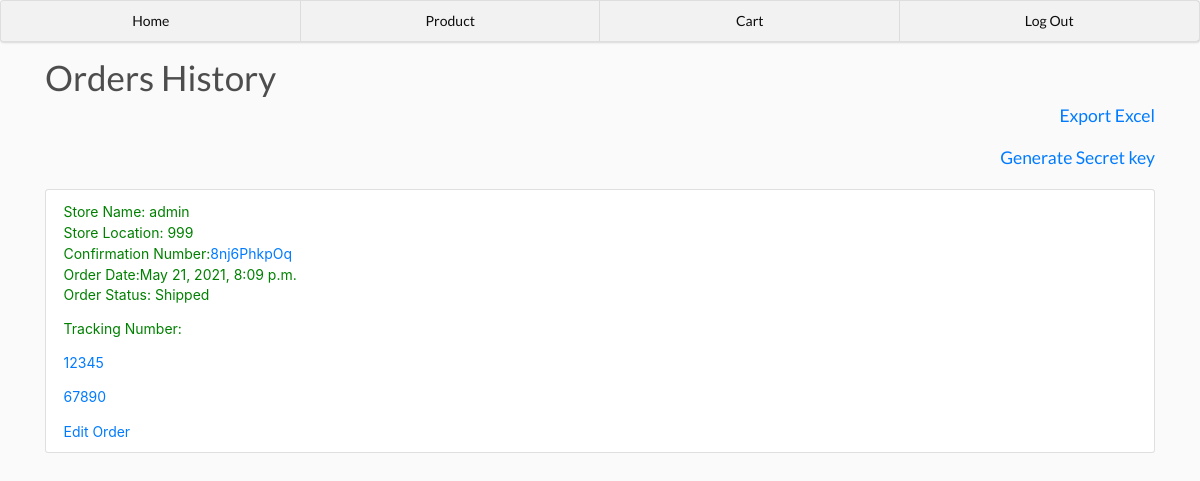
Screenshot of /home/ (signed in) with the database file from the repository.
### main/models.py (models this page shows, shortened)
class Order(models.Model):
	id = models.AutoField(primary_key=True)
	user = models.ForeignKey(User, null=True, blank=True, on_delete = models.SET_NULL)
	email = models.EmailField(null=True, blank=True)
	date = models.DateTimeField(default=timezone.now)
	checkout = models.BooleanField(default=False)
	confirm = models.BooleanField(default=False)
	confirmation_number = models.CharField(max_length=30, blank=True, null=True)
	comment = models.CharField(max_length=300, blank=True, null=True)
	@property
	def getTracking(self):
		tracking = self.trackingnumber_set.all()
		array = [track.tracking_number for track in tracking]
		return array

class User(AbstractUser):
	id = models.AutoField(primary_key=True)
	store_name = models.CharField(max_length=100)
	store_location = models.PositiveSmallIntegerField(null=True)
	allow_edit = models.BooleanField(default=False)

class TrackingNumber(models.Model):
	id = models.AutoField(primary_key=True)
	order = models.ForeignKey(Order, null=True, blank=True,on_delete = models.SET_NULL)
	tracking_number = models.CharField(max_length=100, blank=True, null=True)

### main/views.py (the view)
# urls.py: 2. Add a URL to urlpatterns:  path('', views.home, name='home')
@login_required(login_url='logins')
def home(request):
	if request.user.allow_edit:
		orders = Order.objects.filter(checkout=True).order_by('-date')
	else:
		orders = Order.objects.filter(user=request.user, checkout=True).order_by('-date')
	context = {'orders': orders}
	return render(request, 'main/home.html', context)

### main/templates/main/home.html
{% extends 'main/base.html' %}
{% load static %}
{% block content %}
	<h1>Orders History</h1>
	{% if request.user.is_superuser %}
		<h5 style="float: right"><a href="{% url 'exportExcel' %}">Export Excel</a></h5>
		<br>
		<br>
		<h5 style="float: right"><a href="{% url 'generate' %}">Generate Secret key</a></h5>
	{% endif %}
	<br>
	<br>
	{% for order in orders %}
		<ul class="list-group">
			<li class="list-group-item">
				{% if order.confirm %}
					<div style="color: green">
				{% else %}
					<div style="color: red">
				{% endif %}
					Store Name: {{order.user.store_name}}
					<br>
					Store Location: {{order.user.store_location}}
					<br>
					Confirmation Number:<a href="{% url 'viewOrder' confirmation_number=order.confirmation_number %}">{{order.confirmation_number}}</a>
					<br>
					Order Date:{{order.date}}
					<br>
					{% if order.confirm %}
						<p>Order Status: Shipped</p>
						<p>Tracking Number: </p>
						{% for track in order.getTracking %}
							<p><a href="https://www.ups.com/track?loc=en_US&tracknum={{track}}&requester=WEMS_1Z/trackdetails">{{track}}</a></p>
						{% endfor %}
					{% elif not order.confirm %}
						<p>Order Status: Not Shipped</p>
					{% endif %}
					{% if request.user.allow_edit %}
						<a href="{% url 'editOrder' confirmation_number=order.confirmation_number %}">Edit Order</a>
					{% endif %}
				</div>
			</li>
		</ul>
	{% endfor %}
{% endblock content %}

### static/style.css (style rules this page uses)
body { background-color: hsl(0, 0%, 98%); }
h1,h2,h3,h4,h5,h6 { color:hsl(0, 0%, 30%); }

### rows the page displays
Order: user.store_name "admin", user.store_location "999", confirmation_number "8nj6PhkpOq", date "May 21, 2021, 8:09 p.m."
TrackingNumber: getTracking "12345"
TrackingNumber: getTracking "67890"
